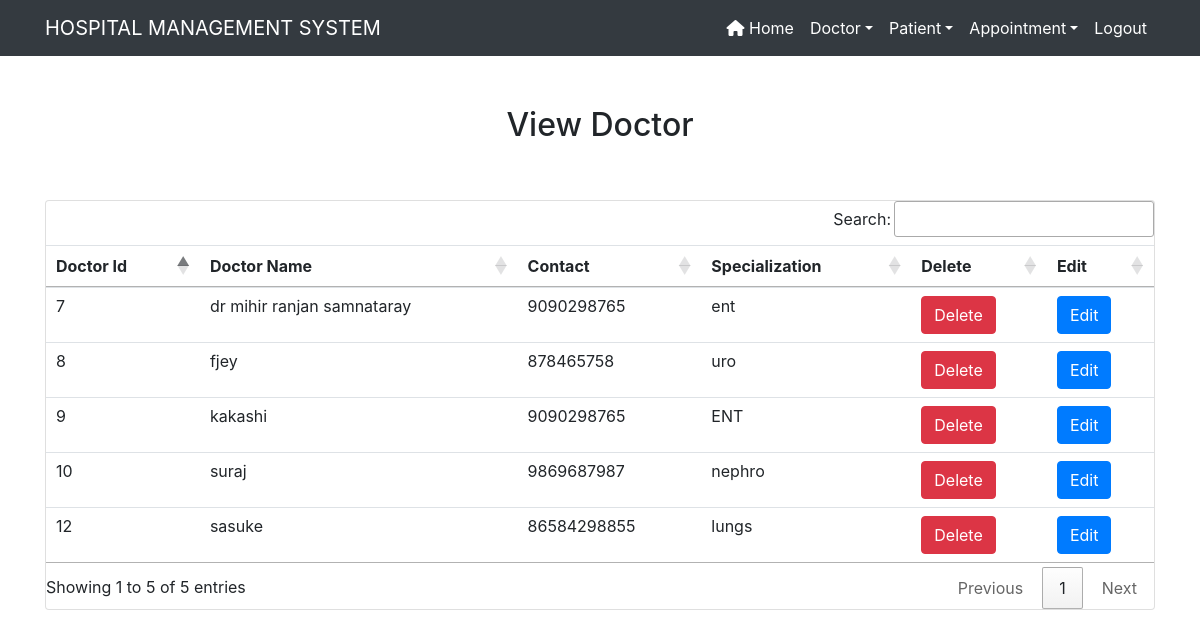
/view_doctor/ (signed in), run on the app's committed database.
### hospital/models.py (models this page shows, shortened)
class Doctor(models.Model):
    name = models.CharField(max_length=50)
    mobile = models.IntegerField()
    special = models.CharField(max_length=50)

### hospital/views.py (the view)
# urls.py: path('view_doctor/', View_Doctor,name='view_doctor'),
def View_Doctor(request):
    if not request.user.is_staff:
        return redirect('login')
    doc = Doctor.objects.all()
    d = {'doc':doc}
    return render(request,'view_doctor.html',d)

### hospital/templates/view_doctor.html (shortened to what this page needs)
{% extends 'nvgbar.html' %}
{% load static %}
{% block body %}
<div class="container" style="margin-top:50px;">
    <h2 class="text-center">View Doctor</h2>
    <br><br>
    <div class="card">
    <table class="table table-hover" id="example">
        <thead>
            <tr>
                <th>Doctor Id</th>
                <th>Doctor Name</th>
                <th>Contact</th>
                <th>Specialization</th>
                <th>Delete</th>
                <th>Edit</th>
            </tr>
        </thead>
        <tbody>
            {% for i in doc %}
            <tr>
                <td>{{i.id}}</td>
                <td>{{i.name}}</td>
                <td>{{i.mobile}}</td>
                <td>{{i.special}}</td>
                <td><a href="{% url 'delete_doctor' i.id %}" onclick="return confirm ('Are you sure to detele?')" class="btn btn-danger">Delete</a></td>
                <td><a href="{% url 'edit_doctor' i.id %}"onclick="return confirm ('Are you want to edit?')" class="btn btn-primary">Edit</a></td>
            </tr>
            {% endfor %}
        </tbody>
    </table>
   </div>
</div>
{% endblock %}

### data on the page
Doctor: id "7", name "dr mihir ranjan samnataray", mobile "9090298765", special "ent"
Doctor: id "8", name "fjey", mobile "878465758", special "uro"
Doctor: id "9", name "kakashi", mobile "9090298765", special "ENT"
Doctor: id "10", name "suraj", mobile "9869687987", special "nephro"
Doctor: id "12", name "sasuke", mobile "86584298855", special "lungs"
